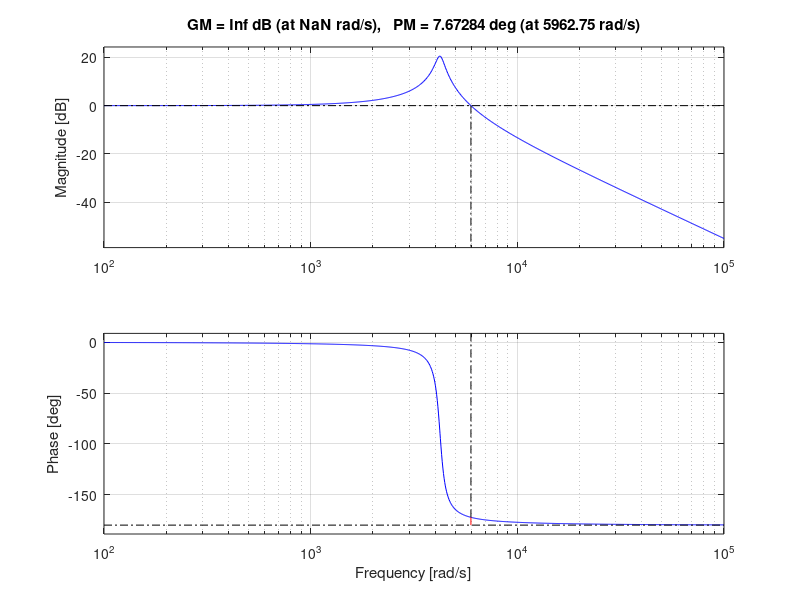

Here is the MATLAB script that generated this plot: (Note: this script raises an error after producing the figure.)
%% Problem 6.a
clc; clear all;
s = tf('s');
%G_loop = 1/((s^2)*5.6e-8+s*4.54e-5+1);
G_loop = 1/((s/4225.77)^2+(2*.0473*s/4224.77)+1)
figure(1)
margin(G_loop)
h = gcr;
h.AxesGrid.Xunits = 'Hz';
h.AxesGrid.TitleStyle.FontSize=12;
h.AxesGrid.XLabelStyle.FontSize=12;
h.AxesGrid.YLabelStyle.FontSize=12;
Gm_dB = 20*log_10(G_loop)

%% Problem 6.b
s = tf('s');
G_vg = 0.5/((s^2)*5.6e-8+s*4.54e-5+1);
figure(2)
margin(G_vg)
h = gcr;
h.AxesGrid.Xunits = 'Hz';
h.AxesGrid.TitleStyle.FontSize=12;
h.AxesGrid.XLabelStyle.FontSize=12;
h.AxesGrid.YLabelStyle.FontSize=12;


%% Problem 6.c
clc; clear all;
s = tf('s');
Z = -((s*560e-6+230e-3)/((s^2)*5.6e-8+s*4.54e-5+1));
figure(3)
margin(Z)
h = gcr;
h.AxesGrid.Xunits = 'Hz';
h.AxesGrid.TitleStyle.FontSize=12;
h.AxesGrid.XLabelStyle.FontSize=12;
h.AxesGrid.YLabelStyle.FontSize=12;



%% Problem 6.d

Vg = 10; 
D = 0.5;
V = Vg * D;
s = tf('s')
Gvg = D*(1 / ( ( s^2 )*(5.6*10^-8)+s*(4.54*10^-5)+1));
t = linspace(0.02, 0.06, 1000);
u = zeros(size(t));
ind = find(t>=0.025 & t<=0.04);

Vg_diff = 1;
u(ind) = u(ind) + Vg_diff;
figure(4)
y = lsim(Gvg,u,t);
plot(t,y+V)
ylabel('V')
xlabel('t')
del_v = max(y) - min(y)
SSE = y(ind(end))


%% Problem 6.e
clc; clear all; 
s = tf('s'); 
Zout = -((s*560e-6+230e-3)/((s^2)*5.6e-8+s*4.54e-5+1));
Vg = 10; 
D = 0.5;
V = Vg * D;
Io_1 = V/25;
Io_2 = V/5; 
Io_diff = Io_2-Io_1;
t = linspace(0.02,0.06,1000);
u = zeros(size(t));
ind = find(t>=0.025 & t<=0.04);
u(ind) = u(ind) + Io_diff;
figure(5)
y = lsim(-Zout,u,t);
plot(t,y+V)
ylabel('V')
xlabel('t')
del_V2 = max(y)-min(y)
SSE2 = y(ind(end))
